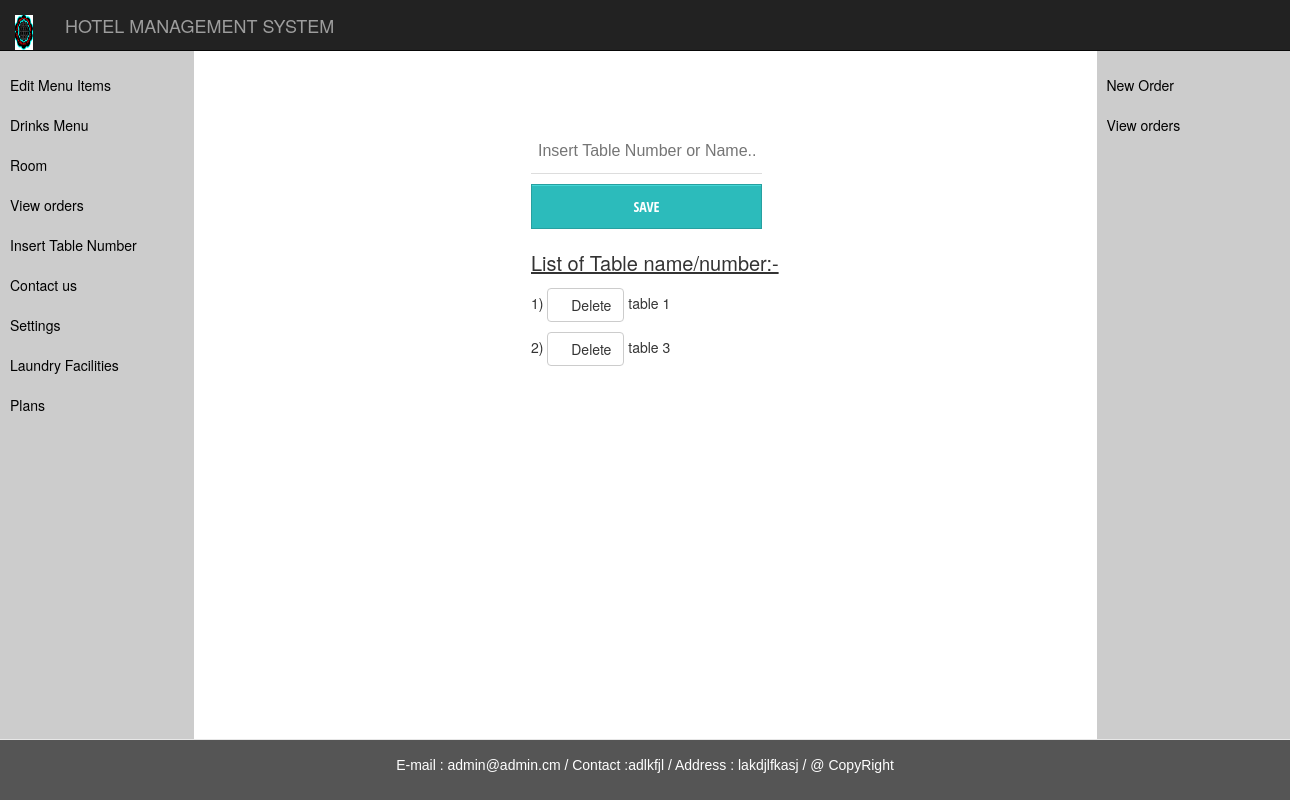
The page /table.php on the database as committed earlier.
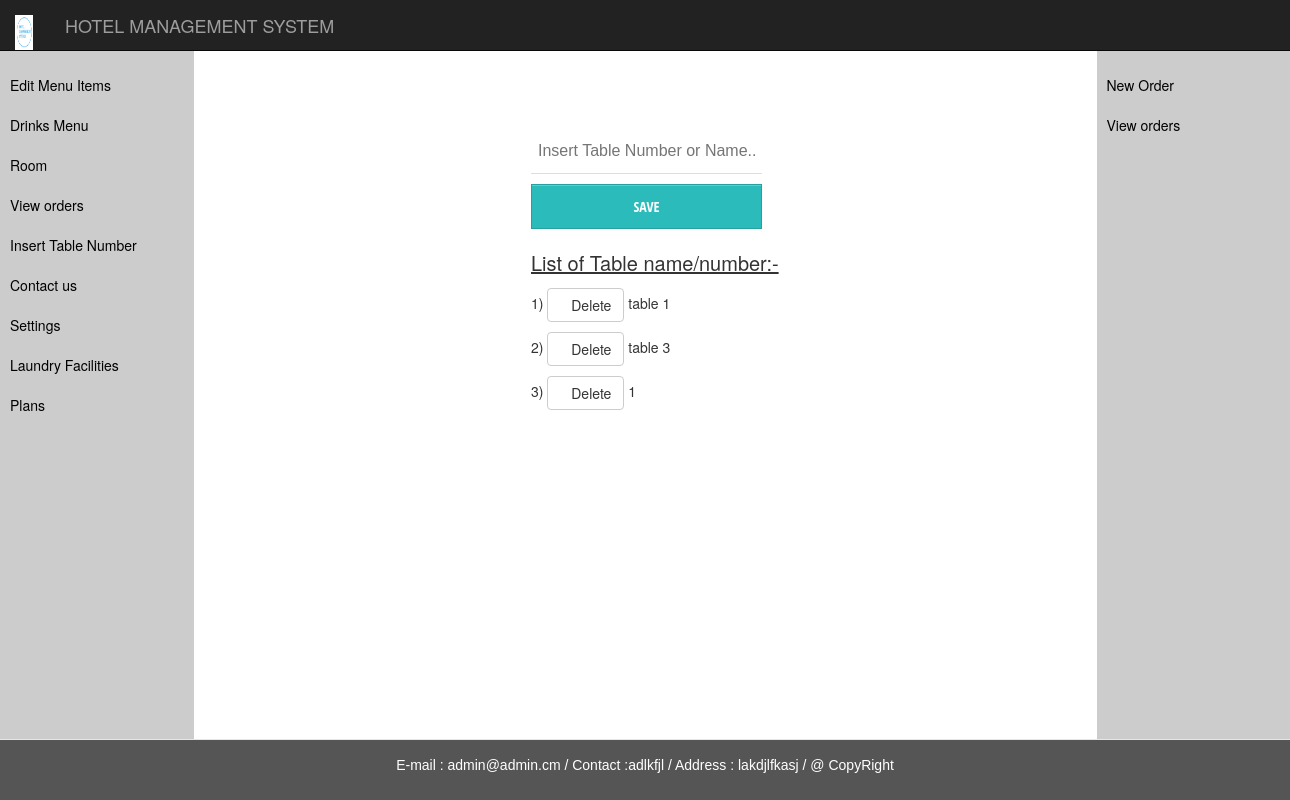
The same page on the database as committed later.
### tables this page shows
CREATE TABLE `tbl_general` (
  `genid` int(11) NOT NULL,
  `namehotel` varchar(200) NOT NULL,
  `emailhotel` varchar(150) NOT NULL,
  `contact` varchar(100) NOT NULL,
  `site` varchar(155) NOT NULL,
  `address` varchar(150) NOT NULL,
  `pan` varchar(150) NOT NULL,
  `vat` int(20) NOT NULL,
  `logopic` varchar(255) NOT NULL
);

CREATE TABLE `tbl_table` (
  `tableid` int(11) NOT NULL,
  `tablenum` varchar(255) NOT NULL
);

### table.php (the view, shortened to what this page needs)
<?php
include  "connect.php";
  ?>
<!DOCTYPE html>
<html>
<head>
<link rel="stylesheet" href="bootstrap/bootstrap.min.css">
            <link rel ="stylesheet" type="text/css" href = "form.css" />
  <link rel="stylesheet" href="sidebar.css">
  <link href="//netdna.bootstrapcdn.com/bootstrap/3.0.0/css/bootstrap-glyphicons.css" rel="stylesheet">
</head>
<body>
<div>
<nav class="navbar navbar-inverse navbar-fixed-top">
            <div class="container-fluid">
                <div class="navbar-header">
                  <?php
               $usr = $_GET['nme'];
              $sql = "select * from tbl_general";
              $result = $con->query($sql);
              $data = $result->fetch_array();
               ?>
                    <span class="navbar-brand" href="" >
                       <img src="logo/<?php echo $data['logopic']; ?>" style="margin-bottom: 20px;" class="" width="50%" height="35px"  />
                    </span>
                    <span class="navbar-brand" href="admin.php?nme=<?php echo $usr;?>">
                      <?php
							echo $data['namehotel'];
             			 ?>
                    </span>
                </div>
       <ul class="nav navbar-nav navbar-right">
       <li class="dropdown">
       	<a href="#" class="glyphicon glyphicon-user"> <?php echo $usr ?></a>
          </li>
          </ul>
          </div>
          </nav>
          </div>
<nav class="navigation">
  <ul class="mainmenu">
    <li><a href="cuisinemenu.php?nme=<?php echo $usr;?>">Edit Menu Items</a>
      </li>
                <li><a href="drinkmenu.php?nme=<?php echo $usr;?>">Drinks Menu </a></li>
    <li><a href="">Room</a>
      </li>
    <li><a href="">View orders</a></li>
    <li><a href="table.php?nme=<?php echo $usr;?>">Insert Table Number</a></li>
    <li><a href="">Contact us </a></li>
    <li><a href="gensetting.php?nme=<?php echo $usr;?>" >Settings </a></li>
     <li><a href="laundry.php?nme=<?php echo $usr;?>" >Laundry Facilities </a></li>
     <li><a href="plans.php?nme=<?php echo $usr;?>" >Plans </a></li>
  </ul>
</nav>
<div class= "main col-xs-9 form-style-8" style=" margin-top: 10%; margin-left: 40%;  max-width: 800px; ">
    <form method="post" action="dbtable.php?nme=<?php echo $usr;?>">
  <p>
    <input type="text" name="tblnum" placeholder="Insert Table Number or Name.. "  required />
    </p>
    <p>
    <input type="submit" name="btntbl" value="SAVE">
    </p>
    </form>
<div>
<?php
$s="select * from tbl_table";
$result=$con->query($s);
$num=$result->num_rows;
if($num>0)
{
  echo "<p style='font-size:20px ;text-decoration:underline; '>"."List of Table name/number:-</p>";
  $n=1;
while($data3 = $result->fetch_array()){
  ?>
  <p><?php
echo $n.")  "?> <a class="btn btn-default" style="" href="?deletetableid=<?php echo $data3['tableid'];?>&nme=<?php echo $usr?>" onclick="return confirm('sure to delete ?')"><span class="glyphicon glyphicon-remove-circle"></span>Delete</a> <?php echo $data3['tablenum']."<br>";
$n++;
?>
</p>
<?php
}
}
?>
</div>
</div>
<nav class="n">
  <ul class="mainmenu">
    <li><a href="">New Order</a></li>
    <li><a href="">View orders</a>
    </li>
  </ul>
</nav>
</body>
<?php include "footer.php";?>
</html>

### footer.php (shortened to what this page needs)
<!DOCTYPE html>
<html>
<head>
	  <link rel="stylesheet" href="bootstrap/bootstrap.min.css">
</head>
<body>
</body>
 <footer class="navbar navbar-default navbar-fixed-bottom" >
  <p > <?php echo "E-mail : ".$data['emailhotel']."  /  ";
    echo "Contact :".$data['contact']."   /  "; echo "Address : ".$data['address']."    /   ";?>  @ CopyRight</p>
</footer>
</html>

Rows that differ between the two databases and show on the page:
changed tbl_general "HOTEL MANAGEMENT SYSTEM": logopic: a different picture
added tbl_table: tablenum "1"
